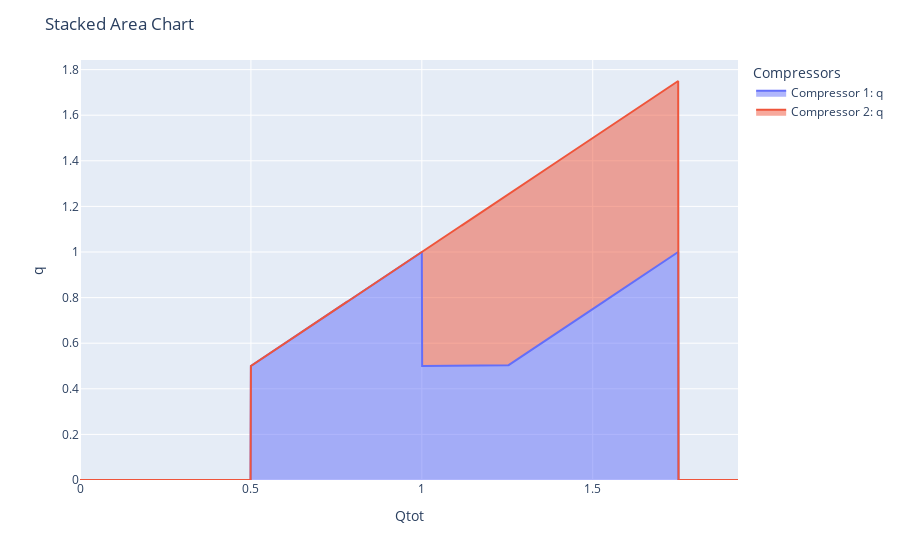

Write notebook code for a chart like this one.
### Code cell
import plotly.express as px
import pandas as pd

dg = df[['Qtot', 'Compressor 1: q', 'Compressor 2: q']]
# Melt the DataFrame to create a long-form dataset
df_melted = dg.melt(id_vars=['Qtot'], var_name='Compressors', value_name='Value')

# Create a stacked area chart
fig = px.area(df_melted, x='Qtot', y='Value', color='Compressors', line_group='Compressors', hover_name='Compressors')

# Customize the chart layout
fig.update_layout(title='Stacked Area Chart', xaxis_title='Qtot', yaxis_title='q')

# Display the chart
fig.show()

### Figure 1 — Plotly figure (JSON) as saved in the notebook; plotly's stock layout.template omitted (floating-point values rounded to 4 significant figures; data arrays with more than 128 entries replaced by an {"elided": "..."} marker saying what was removed)
{"data": [{"fillpattern": {"shape": ""}, "hovertemplate": "<b>%{hovertext}</b><br><br>Compressors=Compressor 1: q<br>Qtot=%{x}<br>Value=%{y}<extra></extra>", "hovertext": {"elided": "1926 str values"}, "legendgroup": "Compressor 1: q", "line": {"color": "#636efa"}, "marker": {"symbol": "circle"}, "mode": "lines", "name": "Compressor 1: q", "orientation": "v", "showlegend": true, "stackgroup": "1", "type": "scatter", "x": {"elided": "1926 float values"}, "xaxis": "x", "y": {"elided": "1926 float values"}, "yaxis": "y"}, {"fillpattern": {"shape": ""}, "hovertemplate": "<b>%{hovertext}</b><br><br>Compressors=Compressor 2: q<br>Qtot=%{x}<br>Value=%{y}<extra></extra>", "hovertext": {"elided": "1926 str values"}, "legendgroup": "Compressor 2: q", "line": {"color": "#EF553B"}, "marker": {"symbol": "circle"}, "mode": "lines", "name": "Compressor 2: q", "orientation": "v", "showlegend": true, "stackgroup": "1", "type": "scatter", "x": {"elided": "1926 float values"}, "xaxis": "x", "y": {"elided": "1926 float values"}, "yaxis": "y"}], "layout": {"autosize": true, "legend": {"title": {"text": "Compressors"}, "tracegroupgap": 0}, "margin": {"t": 60}, "title": {"text": "Stacked Area Chart"}, "xaxis": {"anchor": "y", "autorange": true, "domain": [0, 1], "range": [0, 1.925], "title": {"text": "Qtot"}, "type": "linear"}, "yaxis": {"anchor": "x", "autorange": true, "domain": [0, 1], "range": [0, 1.842], "title": {"text": "q"}, "type": "linear"}}}
